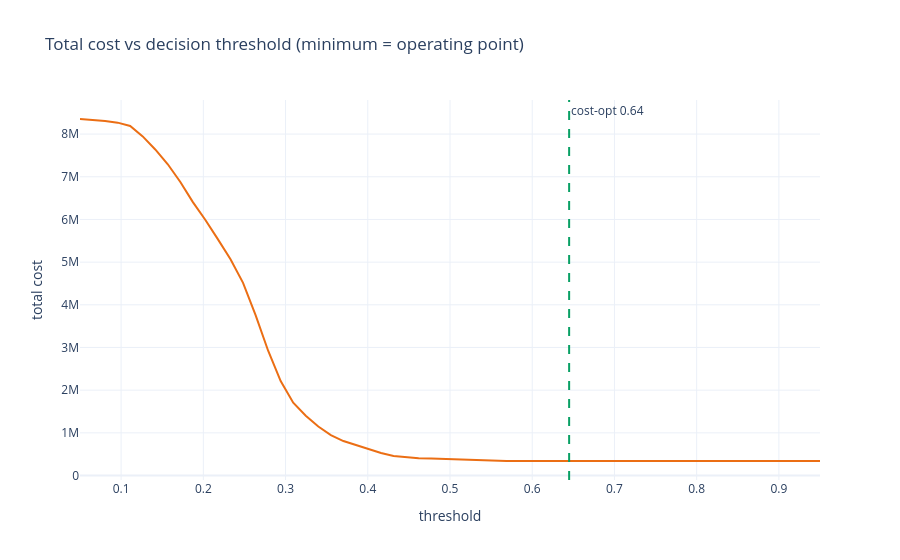

The notebook cell this image was saved under:
### Markdown cell above
## 4 - Cost-optimal operating point (not F1)

Walking a guest costs far more than an empty room, so the threshold is
cost-minimising, tuned on the pooled OOS (`src.scoring`).

### Code cell
thr = sc.cost_threshold_from_scores(yv, pv)
op = sc.cost_at_threshold(yv, pv, thr)
print(f"cost-optimal threshold = {thr:.3f}  (walk={sc.COST_WALK:.0f} / empty={sc.COST_EMPTY:.0f})")
print(f"  precision={op['precision']:.3f}  recall={op['recall']:.3f}  total_cost={op['total_cost']:,.0f}")
grid = np.linspace(0.05, 0.95, 60)
costs = [sc.cost_at_threshold(yv, pv, t)["total_cost"] for t in grid]
fig = go.Figure(go.Scatter(x=grid, y=costs, mode="lines", line=dict(color=BRAND["orange"])))
fig.add_vline(x=thr, line=dict(color=BRAND["green"], dash="dash"), annotation_text=f"cost-opt {thr:.2f}")
fig.update_layout(title="Total cost vs decision threshold (minimum = operating point)",
                  xaxis_title="threshold", yaxis_title="total cost")
fig.show()

### Figure 1 — Plotly figure (JSON) as saved in the notebook; plotly's stock layout.template omitted (floating-point values rounded to 4 significant figures)
{"data": [{"line": {"color": "#EB6E14"}, "mode": "lines", "type": "scatter", "x": [0.05, 0.06525, 0.08051, 0.09576, 0.111, 0.1263, 0.1415, 0.1568, 0.172, 0.1873, 0.2025, 0.2178, 0.2331, 0.2483, 0.2636, 0.2788, 0.2941, 0.3093, 0.3246, 0.3398, 0.3551, 0.3703, 0.3856, 0.4008, 0.4161, 0.4314, 0.4466, 0.4619, 0.4771, 0.4924, 0.5076, 0.5229, 0.5381, 0.5534, 0.5686, 0.5839, 0.5992, 0.6144, 0.6297, 0.6449, 0.6602, 0.6754, 0.6907, 0.7059, 0.7212, 0.7364, 0.7517, 0.7669, 0.7822, 0.7975, 0.8127, 0.828, 0.8432, 0.8585, 0.8737, 0.889, 0.9042, 0.9195, 0.9347, 0.95], "y": [8353500, 8334380, 8308960, 8268240, 8188820, 7945540, 7639620, 7292660, 6876740, 6406280, 5988120, 5533760, 5068720, 4513460, 3758920, 2924560, 2214580, 1705600, 1401200, 1147640, 947780, 807740, 715920, 612260, 527540, 459300, 428320, 404320, 397900, 386240, 377720, 369880, 359540, 345620, 340940, 340660, 340760, 340840, 340840, 340400, 340560, 340800, 340800, 340960, 341040, 341040, 341040, 341040, 341040, 341040, 341040, 341040, 341040, 341040, 341040, 341040, 341040, 341040, 341040, 341040]}], "layout": {"annotations": [{"showarrow": false, "text": "cost-opt 0.64", "x": 0.6449, "xanchor": "left", "xref": "x", "y": 1, "yanchor": "top", "yref": "y domain"}], "shapes": [{"line": {"color": "#08A064", "dash": "dash"}, "type": "line", "x0": 0.6449, "x1": 0.6449, "xref": "x", "y0": 0, "y1": 1, "yref": "y domain"}], "title": {"text": "Total cost vs decision threshold (minimum = operating point)"}, "xaxis": {"title": {"text": "threshold"}}, "yaxis": {"title": {"text": "total cost"}}}}
